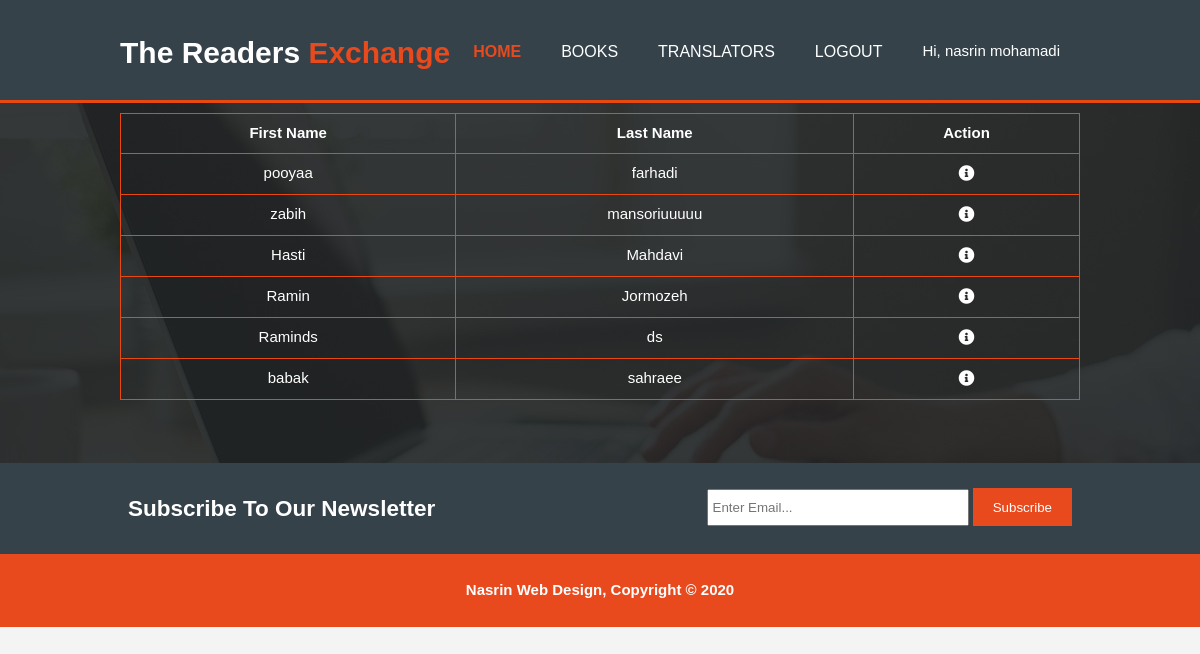
The app's page /index.php?action=list&model=translator (signed in) with its own data.
### tables this page shows
CREATE TABLE `translators` (
  `id` int(6) NOT NULL,
  `firstName` varchar(255) NOT NULL,
  `lastName` varchar(255) NOT NULL,
  `description` text,
  `lang` varchar(2) DEFAULT NULL,
  `update_at` timestamp NOT NULL DEFAULT CURRENT_TIMESTAMP ON UPDATE CURRENT_TIMESTAMP,
  `create_at` timestamp NOT NULL DEFAULT CURRENT_TIMESTAMP
);

### controllers/controllertranslator.class.php (called while the page is built, shortened)
 <?php
class ControllerTranslator
{
	private $_translator;
	public function __construct(){
        $this->_translator = new Translator();
    }
	public function list(){
		$content = $this->_translator->getAll("translators");
		$array = array("content" => $content);
		$viewTranslatorList = new View('translatorlist');
		$viewTranslatorList->generate($array);
	}
}

### index.php (called while the page is built, shortened)
<?php
$controller = new Controller();
$controller->router();
?>

### lib/singletonpdo.class.php (called while the page is built, shortened)
<?php
class SingletonPDO {
    private $PDOInstance = null;
    private static $instance = null;
    private function __construct(){
        $this->PDOInstance = new PDO('mysql:host='. self::DB_SERVEUR .';dbname='. self::DB_NOM, self::DB_LOGIN, self::DB_PASSWORD);
    }
    static function getInstance(){
        if(is_null(self::$instance)){
            self::$instance = new SingletonPDO();
        }
        return self::$instance;
    }
    function __call($name, $arguments){
        return $this->PDOInstance->{$name}(implode(',', $arguments));
    }
}

### models/main.class.php (called while the page is built, shortened)
<?php
abstract class Main {
    public function getAll($tbname){
        $db = SingletonPDO::getInstance();
        $translators = $db->prepare('select * FROM '.$tbname);
        $translators->execute();
        return $translators->fetchAll(PDO::FETCH_ASSOC);
    }
}

### views/view_translatorlist.php (the view, shortened to what this page needs)
<table class="list" >
      <thead>
        <tr>
          <th>First Name</th>
          <th>Last Name</th>
          <?php if ( isset($_SESSION["user"]) ) { ?>
              <th>Action</th>
          <?php } ?>
        </tr>
      </thead>
      <tbody>
        <?php foreach ($content as $key => $value) { ?>
        <tr>
          <td><?= $value["firstName"] ?></td>
          <td><?= $value["lastName"] ?></td>
          <?php if ( isset($_SESSION["user"]) ) { ?>
              <td><a href="index.php?action=detail&model=translator&id=<?= $value["id"] ?>" class="detail">
                    <i class="fas fa-info-circle"></i>
                  </a>
              </td>
          <?php } ?>
        </tr>
        <?php } ?>
      </tbody>
</table>

### assets/css/_library.css (style rules this page uses)
body { font-family: Arial, Helvetica,sans-serif; font-size: 15px; line-height: 1.5; font: 15px/1.5 Arial, Helvetica,sans-serif; padding: 0; margin:0; background-color: #f4f4f4; }
.detail { text-align: left; }
.list td, th { border: 1px solid #e84911; text-align: center; padding: 8px; }
.list { margin: 10px auto; font-family: arial, sans-serif; border-collapse: collapse; width: 100%; }
.list a { text-decoration: none; color: #ffffff; text-transform: uppercase; font-size: 16px }

### records on screen
translators: firstName "pooyaa", lastName "farhadi"
translators: firstName "zabih", lastName "mansoriuuuuu"
translators: firstName "Hasti", lastName "Mahdavi"
translators: firstName "Ramin", lastName "Jormozeh"
translators: firstName "Raminds", lastName "ds"
translators: firstName "babak", lastName "sahraee"

### other values on screen
$_SESSION["user"]["firstName"] "nasrin"
$_SESSION["user"]["lastName"] "mohamadi"
